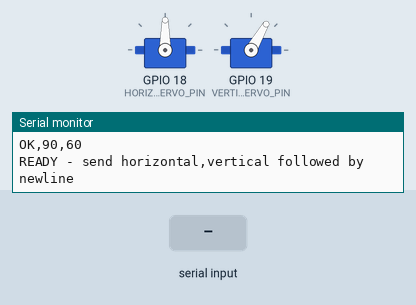
The program below on a simulated ESP32. On the bench: 2 × servo, the last lines printed to the serial monitor. The inputs (shaded band) are chosen by the test bench.

Above: at 1.2 s.
1.3 s: "90,45\n" received over Serial
At 2.5 s:
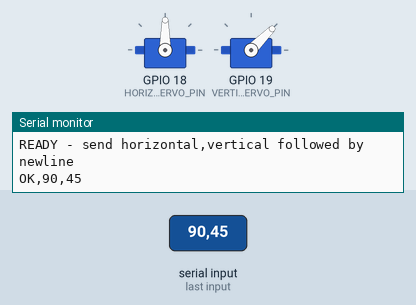
2.8 s: "30,150\n" received over Serial
At 3.8 s:
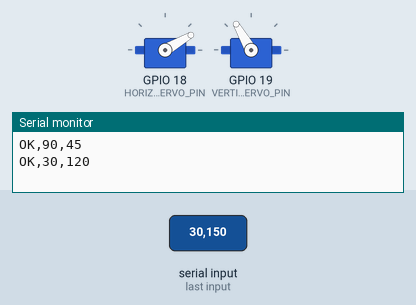
4.3 s: "1,90\n" received over Serial
At 4.9 s:
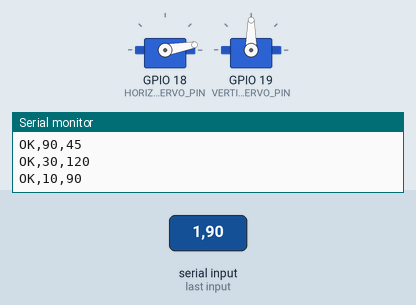
Timing chart, 0 to 7.3 s (numbered marks = the images above; inputs shaded):
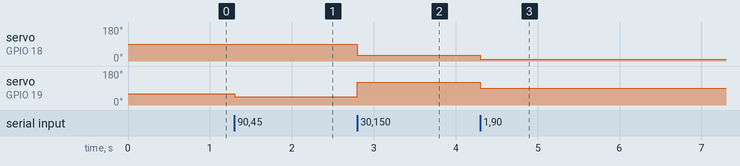

The program:

main.cpp
```cpp
#include <Arduino.h>
#include <ESP32Servo.h>

Servo horizontalServo;
Servo verticalServo;

constexpr int HORIZONTAL_SERVO_PIN = 18;
constexpr int VERTICAL_SERVO_PIN = 19;
constexpr int HORIZONTAL_MIN = 10;
constexpr int HORIZONTAL_MAX = 170;
constexpr int VERTICAL_MIN = 10;
constexpr int VERTICAL_MAX = 120;

int horizontalAngle = 90;
int verticalAngle = 60;

void setAngles(int horizontal, int vertical)
{
  horizontalAngle = constrain(horizontal, HORIZONTAL_MIN, HORIZONTAL_MAX);
  verticalAngle = constrain(vertical, VERTICAL_MIN, VERTICAL_MAX);
  horizontalServo.write(horizontalAngle);
  verticalServo.write(verticalAngle);
  Serial.printf("OK,%d,%d\n", horizontalAngle, verticalAngle);
}

void setup()
{
  Serial.begin(115200);
  Serial.setTimeout(20);

  horizontalServo.setPeriodHertz(50);
  verticalServo.setPeriodHertz(50);
  horizontalServo.attach(HORIZONTAL_SERVO_PIN, 500, 2400);
  verticalServo.attach(VERTICAL_SERVO_PIN, 500, 2400);

  setAngles(horizontalAngle, verticalAngle);
  Serial.println("READY - send horizontal,vertical followed by newline");
}

void loop()
{
  if (!Serial.available())
    return;

  // Python sends one command such as: 90,60\n
  String command = Serial.readStringUntil('\n');
  command.trim();
  int comma = command.indexOf(',');
  if (comma <= 0)
  {
    Serial.println("ERR - expected horizontal,vertical");
    return;
  }

  String horizontalText = command.substring(0, comma);
  String verticalText = command.substring(comma + 1);
  for (unsigned int i = 0; i < horizontalText.length(); ++i)
    if (!isDigit(horizontalText[i]))
      return;
  for (unsigned int i = 0; i < verticalText.length(); ++i)
    if (!isDigit(verticalText[i]))
      return;

  setAngles(horizontalText.toInt(), verticalText.toInt());
}
```

Measured:
- after the input at 1.3 s, servo on GPIO 19 (VERTICAL_SERVO_PIN): 60° → 45° at once
- after the input at 2.8 s, servo on GPIO 18 (HORIZONTAL_SERVO_PIN): 90° → 30° at once; servo on GPIO 19 (VERTICAL_SERVO_PIN): 45° → 120° at once
- after the input at 4.3 s, servo on GPIO 18 (HORIZONTAL_SERVO_PIN): 30° → 10° at once; servo on GPIO 19 (VERTICAL_SERVO_PIN): 120° → 90° at once
